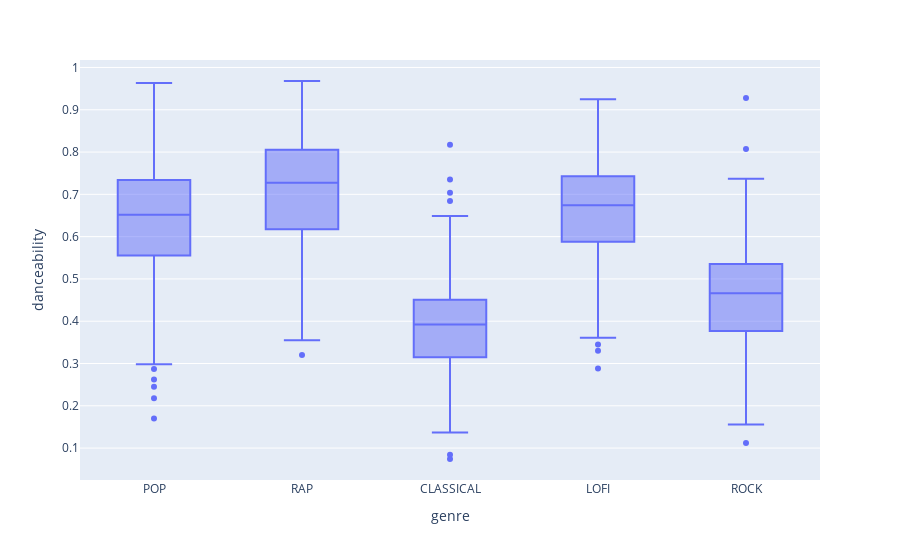

Notebook source saved alongside this figure:
### Markdown cell above
danceability

### Code cell
px.box(genre_df, x='genre', y='danceability')

### Figure 1 — Plotly figure (JSON) as saved in the notebook; plotly's stock layout.template omitted (floating-point values rounded to 4 significant figures; data arrays with more than 128 entries replaced by an {"elided": "..."} marker saying what was removed)
{"data": [{"alignmentgroup": "True", "hovertemplate": "genre=%{x}<br>danceability=%{y}<extra></extra>", "legendgroup": "", "marker": {"color": "#636efa"}, "name": "", "notched": false, "offsetgroup": "", "orientation": "v", "showlegend": false, "type": "box", "x": {"elided": "1363 str values"}, "x0": " ", "xaxis": "x", "y": {"elided": "1363 float values"}, "y0": " ", "yaxis": "y"}], "layout": {"boxmode": "group", "legend": {"tracegroupgap": 0}, "margin": {"t": 60}, "xaxis": {"anchor": "y", "domain": [0, 1], "title": {"text": "genre"}}, "yaxis": {"anchor": "x", "domain": [0, 1], "title": {"text": "danceability"}}}}
